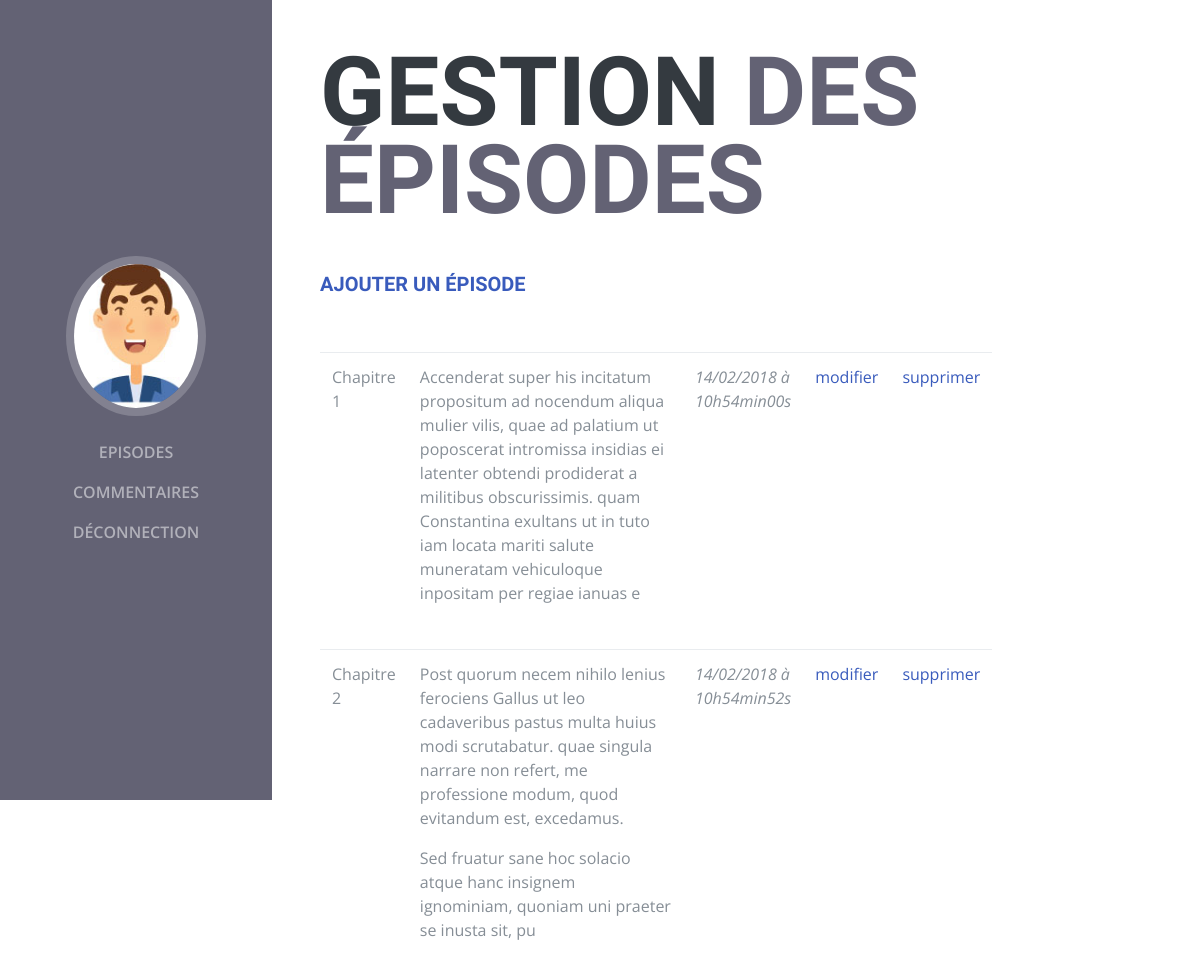
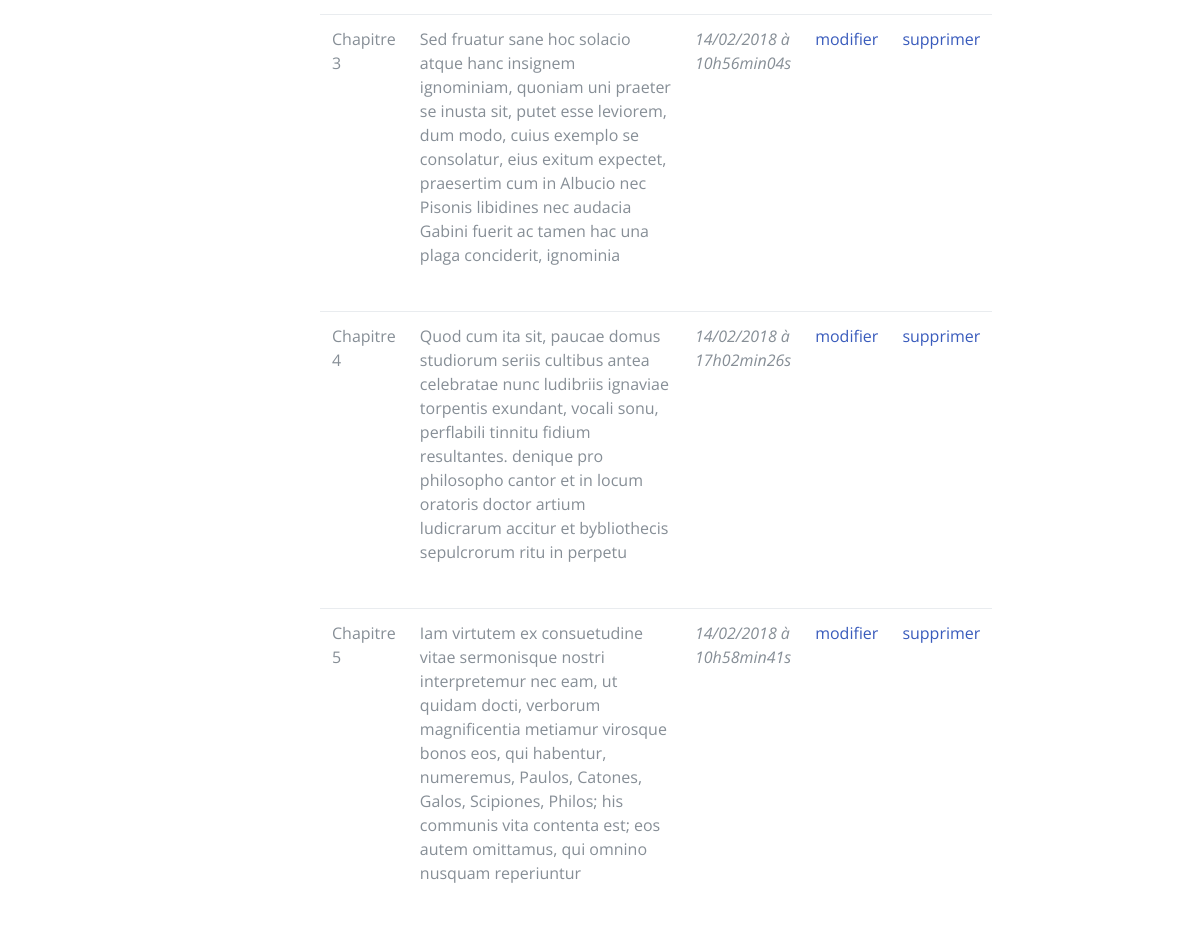
Screenshot of /view/backend/index.php?action=postadmin (signed in) with the database file from the repository (2 pictures, top to bottom).
### tables this page shows
CREATE TABLE `posts` (
  `id` int(11) NOT NULL,
  `title` varchar(255) NOT NULL,
  `content` text NOT NULL,
  `author` varchar(255) NOT NULL DEFAULT 'Jean Forteroche',
  `datecreation` datetime NOT NULL DEFAULT CURRENT_TIMESTAMP
);

### controller/backend.php (called while the page is built, shortened)
<?php
require_once('../../model/PostManager.php');
function postadmin() {
	$postManager = new PostManager();
	$posts = $postManager->getPosts();
	require('listPostsViewAdmin.php');
}
?>

### model/PostManager.php (called while the page is built, shortened)
<?php
class PostManager extends Manager {
	public function getPosts() {
		$db = $this->dbconnect();
		$req = $db->query('SELECT id, title, content, DATE_FORMAT(datecreation, \'%d/%m/%Y à %Hh%imin%ss\') AS date_creation_fr FROM posts ORDER BY title ASC LIMIT 0, 10');
		$posts = $req->fetchAll();
		return $posts;
	}
}

### view/backend/listPostsViewAdmin.php (the view, shortened to what this page needs)
<div class="container-fluid p-0">
      <section class="resume-section p-3 p-lg-5 d-flex d-column" id="about">
        <div class="my-auto">
          <h1 class="mb-0">Gestion
            <span class="text-primary">des épisodes</span>
          </h1>
  <br />
  <br />
		<h5><a href="index.php?action=directaddpost">Ajouter un épisode</a></h5>
		<br />
  <br />
<?php
foreach ($posts as $data)
{
?>
	<div class="news">
		<div class="table-responsive">
		  	<table class="table">
		    	<tr>
		    		<td width="10%"><?php echo htmlspecialchars($data['title']); ?></td>
		    		<td width="60%"><?php echo substr($data['content'], 0 ,300); ?> </td>
		    		<td width="10%"><em><?php echo htmlspecialchars($data['date_creation_fr']); ?> </em><br /></td>
		    		<td width="10%"><a href="index.php?action=post&amp;id=<?= $data['id'] ?>">modifier</a></td>
		    		<td width="10%"><a href="index.php?action=deletepost&amp;id=<?=$data['id'] ?>" class="link">supprimer</a></td>
		    	</tr>
		  	</table>
		</div>
	</div>
		<?php
		}
			?>
<?php require('template.php'); ?>

### public/css/styles-backend.css (style rules this page uses)
.text-primary { color: #636274 !important; }
a { color: #395BBC; }
section { padding-left: 200px !important; padding-right: }

### rows the page displays
posts: title "Chapitre 1", content "Accenderat super his incitatum propositum ad nocendum aliqua mulier vilis, quae ad palatium ut poposcerat intromissa insidias ei latenter obtendi prodiderat a militibus obscurissimis. quam Constantina exultans ut in tuto iam locata mariti salute muneratam vehiculoque inpositam per regiae ianuas e", date_creation_fr "14/02/2018 à 10h54min00s"
posts: title "Chapitre 2", content "Post quorum necem nihilo lenius ferociens Gallus ut leo cadaveribus pastus multa huius modi scrutabatur. quae singula narrare non refert, me professione modum, quod evitandum est, excedamus. Sed fruatur sane hoc solacio atque hanc insignem ignominiam, quoniam uni praeter se inusta sit, pu", date_creation_fr "14/02/2018 à 10h54min52s"
posts: title "Chapitre 3", content "Sed fruatur sane hoc solacio atque hanc insignem ignominiam, quoniam uni praeter se inusta sit, putet esse leviorem, dum modo, cuius exemplo se consolatur, eius exitum expectet, praesertim cum in Albucio nec Pisonis libidines nec audacia Gabini fuerit ac tamen hac una plaga conciderit, ignominia", date_creation_fr "14/02/2018 à 10h56min04s"
posts: title "Chapitre 4", content "Quod cum ita sit, paucae domus studiorum seriis cultibus antea celebratae nunc ludibriis ignaviae torpentis exundant, vocali sonu, perflabili tinnitu fidium resultantes. denique pro philosopho cantor et in locum oratoris doctor artium ludicrarum accitur et bybliothecis sepulcrorum ritu in perpetu", date_creation_fr "14/02/2018 à 17h02min26s"
posts: title "Chapitre 5", content "Iam virtutem ex consuetudine vitae sermonisque nostri interpretemur nec eam, ut quidam docti, verborum magnificentia metiamur virosque bonos eos, qui habentur, numeremus, Paulos, Catones, Galos, Scipiones, Philos; his communis vita contenta est; eos autem omittamus, qui omnino nusquam reperiuntur", date_creation_fr "14/02/2018 à 10h58min41s"
